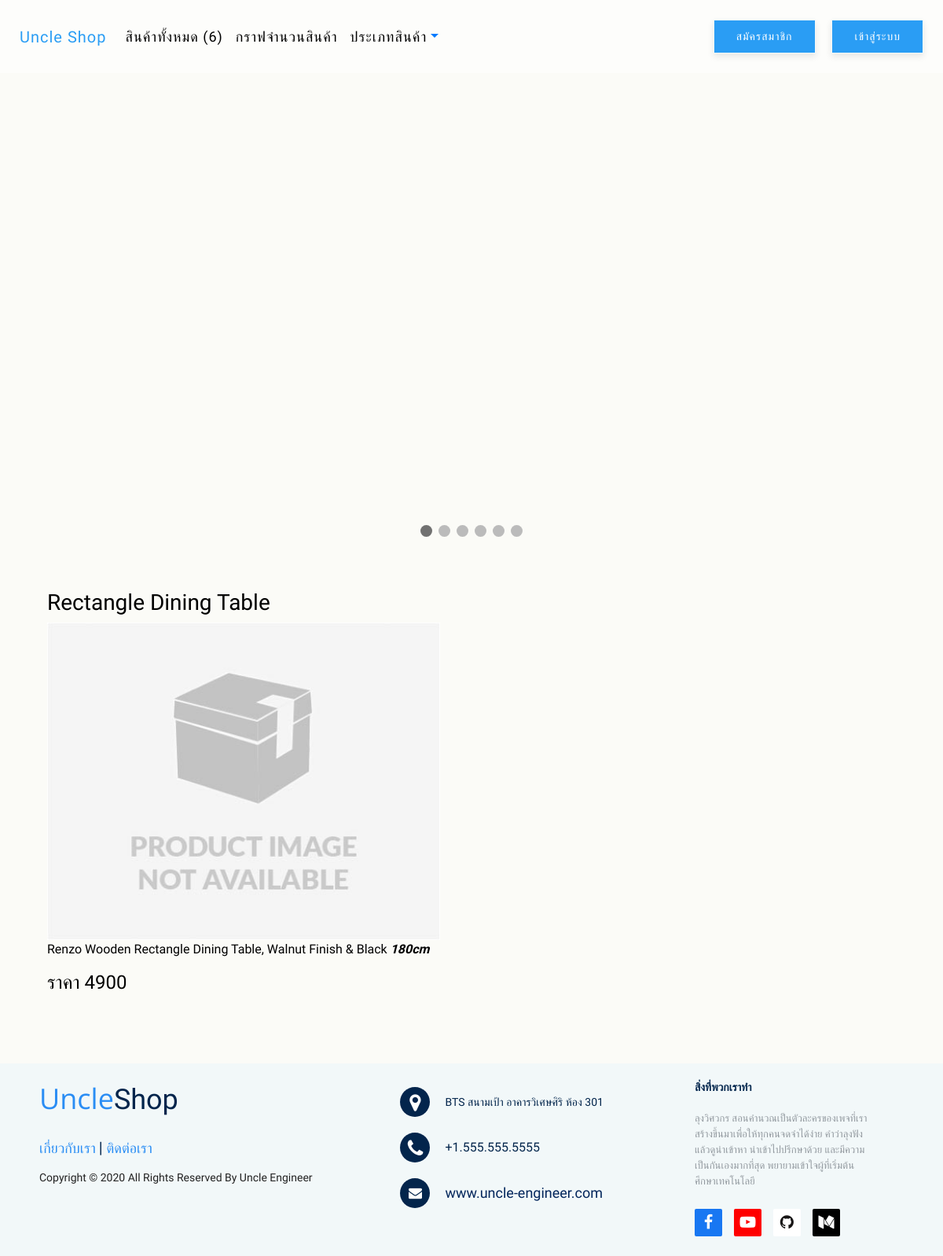
/productdetail/7/, run on the app's committed database.
### app_uncle_shop/models.py (models this page shows, shortened)
class AllProduct(models.Model):
    category_name = models.ForeignKey(
        Category, on_delete=models.CASCADE, null=True, blank=True)
    name = models.CharField(max_length=100)
    price = models.CharField(max_length=100)
    detail = models.TextField(null=True, blank=True)
    imageurl = models.CharField(max_length=200, null=True, blank=True)
    instock = models.BooleanField(default=True)
    quantity = models.IntegerField(default=1)
    unit = models.CharField(max_length=200, default='-')
    images = models.ImageField(upload_to="products", null=True, blank=True)

### app_uncle_shop/views.py (the view)
def product_detail(request, productid):
    all_products = AllProduct.objects.get(id=productid)
    context = {"all_products": all_products}
    return render(request, 'app_uncle_shop/product-detail.html', context)

### app_uncle_shop/templatetags/custom_tags.py (called while the page is built)
@register.simple_tag
def show_all_product():
    count = AllProduct.objects.count()
    return count

@register.inclusion_tag("app_uncle_shop/all-category.html")
def all_category():
    category = Category.objects.all()
    return {"categories": category}

### app_uncle_shop/templatetags/markdown_extras.py (called while the page is built)
@register.filter()
@stringfilter
def markdown(value):
    return md.markdown(value, extensions=['markdown.extensions.fenced_code'])

### app_uncle_shop/templates/app_uncle_shop/product-detail.html (shortened to what this page needs)
{% extends 'app_uncle_shop/base.html' %}
{% load markdown_extras %}
{% block content%}
<div class="container">
  <div class="text-color">
    <h3>{{all_products.name}}</h3>
    <img src="{{all_products.images.url}}" width="500px" /><br />
    {{all_products.detail | markdown | safe}}
    <h4>ราคา {{all_products.price}}</h4>
  </div>
</div>
<div style="padding: 20px"></div>
{% endblock content %}

### static/css/style.css (style rules this page uses)
body { font-family: "Kanit", sans-serif; font-size: 16px; font-weight: normal; background: #fbfbf7; height: 100%; font-family: Arial; }
* { transition: all 0.3s ease-out; }

### app_uncle_shop/templates/components/slide.html (style rules this page uses)
* { box-sizing: border-box; }
body { font-family: Verdana, sans-serif; }
img { vertical-align: middle; }

### app_uncle_shop/templates/app_uncle_shop/product-detail.html (style rules this page uses)
.text-color { color: black; }

### app_uncle_shop/templates/components/footer.html (style rules this page uses)
* { font-family: "Kanit", sans-serif; }

### data on the page
AllProduct: name "Rectangle Dining Table", images (placeholder picture), detail "Renzo Wooden Rectangle Dining Table, Walnut Finish & Black 180cm", price "4900"
